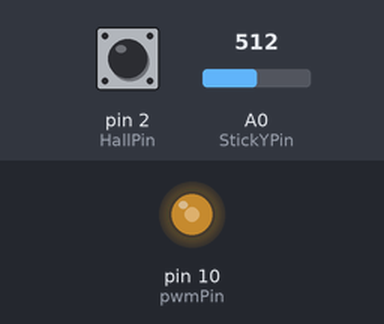
The sketch below on a simulated Arduino Uno, built with avr-gcc and run on an emulated ATmega328P. Parts: output pins drawn as LEDs (lit = HIGH). The test bench sets the inputs (shaded band); at power-on: pin 2 (HallPin) HIGH, A0 (StickYPin) = 512.

Above: at 4.1 s.
At 6.1 s:
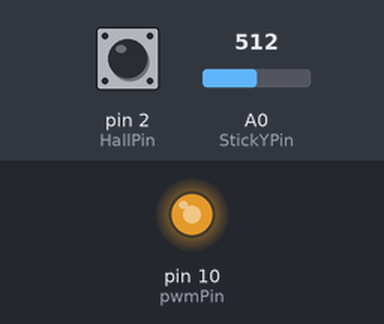
Timing chart, 0 to 7.6 s (numbered marks = the images above):
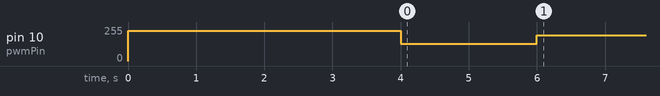

The sketch:

ESC_and_HallSensor_poring.ino
```cpp
#include <avr/io.h>

int pwmPin = 10;
int StickYPin = A0;
int StickXPin = A1;

unsigned int frq = 500; // 周波数
float duty = 0.5; // 指定したいデューティ比
float dutyMax = 0.9;
float dutyMin = 0.5;
float RPMMax = 36600;

float calcTime = 10.0;

//for HallSensor
int HallPin = 2;
unsigned long pulseCount = 0;      // 割り込みを使っていないため volatile は不要
unsigned long lastSpeedCalcTime = 0; // 最後に速度を計算した時刻
float currentSpeedHz = 0;            // 計算された速度 (Hz)
float targetRPM = 25000;

// ホールセンサーの前の状態を記憶する変数 (RISINGエッジ検出用)
int lastHallState = LOW;

void setupPWM(int frq) {
  pinMode(pwmPin, OUTPUT);
  TCCR1A = 0b00100001;
  TCCR1B = 0b00010100;
  OCR1A = (unsigned int)(31250 / frq);
}

/**
 * @brief PWMのDuty比を設定する
 * @param duty Duty比 (0.0 ~ 1.0)
 */
void setDuty(float duty) {
  OCR1B = (unsigned int)(OCR1A * duty);
}

// (割り込みサービスルーチン countPulseISR は削除)

float fmap(float x, float in_min, float in_max, float out_min, float out_max){
    float x_new = (x - in_min) * (out_max - out_min) / (in_max - in_min) + out_min;
    return x_new;
}

float pid(float r, float y, float kp, float kp_div){
  float e = r - y;
  float u = (kp * e) / kp_div;
  return u;
}

void setup() {
  setupPWM(500);
  Serial.begin(9600);
  pinMode(pwmPin, OUTPUT);

  // ノイズ対策のため INPUT_PULLUP を推奨します
  pinMode(HallPin, INPUT_PULLUP);

  // (attachInterrupt は削除)

  // センサーの初期状態を読み込む
  lastHallState = digitalRead(HallPin);

  lastSpeedCalcTime = millis(); // 速度計算の基準時刻を初期化

  setDuty(dutyMax);
  delay(4000);
  setDuty(dutyMin);
  delay(2000);
}

void loop() {
  // --- 0. ホールセンサーの状態監視 (ポーリング) ---
  int currentHallState = digitalRead(HallPin);

  // 状態が LOW から HIGH に変化した瞬間 (RISINGエッジ) を検出
  if (currentHallState == HIGH && lastHallState == LOW) {
    pulseCount++; // パルスをカウント
  }
  lastHallState = currentHallState; // 現在の状態を保存


  // --- 1. モーター制御 (Duty比の設定) ---
  float duty = fmap(analogRead(StickYPin), 0.0, 1023.0, dutyMin, dutyMax);//本来意味はないが，この文があるとRPMの精度が向上する．
  duty = constrain(dutyMin + (dutyMax - dutyMin) * targetRPM / RPMMax, dutyMin, dutyMax);
  setDuty(duty);


  // --- 2. 速度計算 (1秒ごとに行う) ---
  unsigned long currentTime = millis();
  if (currentTime - lastSpeedCalcTime >= calcTime) { // 1000ms (1秒) 経過したら

    // (割り込みを使っていないため、noInterrupts/interrupts は不要)
    unsigned long pulses = pulseCount; // カウント数をコピー
    pulseCount = 0;                // カウンタをリセット

    // 経過時間 (秒) を計算
    float elapsedTimeSec = (float)(currentTime - lastSpeedCalcTime) / 1000.0;

    // 速度 (パルス/秒 = Hz) を計算
    currentSpeedHz = (float)pulses / elapsedTimeSec;

    lastSpeedCalcTime = currentTime; // 最後の計算時刻を更新


    // // --- 3. 結果をシリアルに出力 ---
    // Serial.print("Duty: ");
    // Serial.print(duty);
    // Serial.print("  |  Speed (RPM): ");
    // Serial.print(currentSpeedHz * 60);
    // Serial.print("  |  Speed (Hz): ");
    // Serial.println(currentSpeedHz);

    // duty = constrain(dutyMin + pid(targetRPM, currentSpeedHz * 60, 1000, 10000000), dutyMin, dutyMax);
    // setDuty(duty);
  }
}
```

Measured:
- by itself, pin 10 (pwmPin): 226/255 → 128/255 at 4.0 s, → 193/255 2.0 s later
